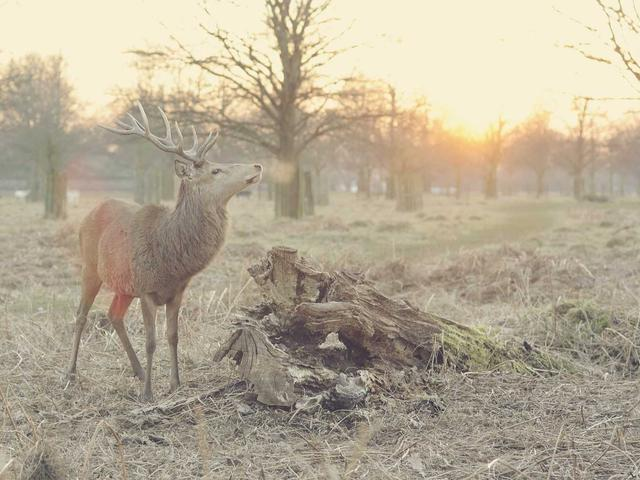
#> input picture testimg/city.jpg, 640 x 480 px; its folder holds only this picture in this run
$ python requant_deeplab.py
#> lines starting #> are read from the running program, lines starting #| are printed output that depends on the picture
### paths.py
"""Path resolution for the CNN zoo scripts.

Nothing that is large or third-party is committed to this repo. Those pieces
are resolved at runtime, relative to the repo root by default:

    <parent>/                     <- holds the SDK snapshot (sibling layout)
      RyzenAI-SW-1.7.1/           AMD SDK: official models + xclbins
      hf_models/                  third-party ONNX (MobileNetV2, RetinaFace)
      realsrgan256/               Real-ESRGAN ONNX
      models_src/                 RCAN ONNX
      cnn_zoo/                    <- THIS REPO
        fp32/  int8/              weights fetched by tools/fetch_models.py

You can also drop the SDK directory *inside* this repo instead of beside it;
both layouts are detected. Override entirely with ``AMD_NPU_HOME``:

    set AMD_NPU_HOME=D:\\sdks\\RyzenAI

The runtime install path is separate and defaults to the standard Windows
location; override with ``RYZEN_AI_INSTALL``.
"""
import os
from pathlib import Path

#: this repo (the cnn_zoo directory)
REPO = Path(__file__).resolve().parent


def _ext_root():
    """Where the AMD SDK snapshot and third-party models live.

    Resolution order:
      1. $AMD_NPU_HOME if set
      2. a sibling ``RyzenAI-SW-<ver>/`` next to this repo
      3. a ``RyzenAI-SW-<ver>/`` nested inside this repo
      4. sibling (best guess when nothing is downloaded yet)
    """
    env = os.environ.get("AMD_NPU_HOME")
    if env:
        return Path(env).expanduser().resolve()
    ver = os.environ.get("RYZEN_AI_SW_VER", "1.7.1")
    for cand in (REPO.parent, REPO):
        if (cand / ("RyzenAI-SW-%s" % ver)).is_dir():
            return cand.resolve()
    return REPO.parent


#: root holding RyzenAI-SW-<ver>/, hf_models/, realsrgan256/, models_src/
EXT = _ext_root()


#: RyzenAI runtime install
INSTALL = Path(os.environ.get("RYZEN_AI_INSTALL") or r"C:\Program Files\RyzenAI\1.7.1")

VOE = INSTALL / "voe-4.0-win_amd64"
XCLBIN_DIR = VOE / "xclbins" / "phoenix"

#: SDK snapshot version directory to use under EXT
SW_VER = os.environ.get("RYZEN_AI_SW_VER", "1.7.1")


def xclbin(tile="4x4"):
    """Full path to a Phoenix xclbin: xclbin('4x4') / xclbin('1x4')."""
    return str(XCLBIN_DIR / ("%s.xclbin" % tile))


def sdk(*rel):
    """Path inside the RyzenAI-SW snapshot, e.g. sdk('CNN-examples', 'models')."""
    return str(EXT / ("RyzenAI-SW-%s" % SW_VER) / Path(*rel))


def ext(*rel):
    """Path inside the third-party model root, e.g. ext('hf_models', 'x.onnx')."""
    return str(EXT / Path(*rel))


def have(p):
    """True if the path exists (models are optional, never hard-fail on them)."""
    return Path(p).exists()


def missing(*paths):
    """Subset of paths that do not exist, for startup warnings."""
    return [p for p in paths if not Path(p).exists()]

### quantize_all.py
"""用 amd-quark 把候选 CNN 模型量化成 XINT8（可上 NPU 的格式）。"""
import os, sys, time, random, json
import numpy as np
from pathlib import Path
from PIL import Image
Image.MAX_IMAGE_PIXELS = None

import paths as P

ROOT = Path(__file__).resolve().parent
FP32 = ROOT / "fp32"
INT8 = ROOT / "int8"
INT8.mkdir(exist_ok=True)

# ---------- 素材 ----------
# Bundled samples first; any extra calibration dirs you drop under the SDK
# root are picked up automatically (see paths.py for where that root is).
SRC_DIRS = [
    ROOT / "testimg",
    P.EXT / "yolo_official" / "calib_images",
    P.EXT / "realsrgan256" / "assets",
    P.EXT / "winml_resnet" / "images",
]
IMAGES = []
for d in SRC_DIRS:
    if d.exists():
        for p in sorted(d.iterdir()):
            if p.suffix.lower() in (".jpg", ".jpeg", ".png") and p.stat().st_size > 5000:
                IMAGES.append(p)
print(f"[calib] source images: {len(IMAGES)}")

IMAGENET_MEAN = np.array([0.485, 0.456, 0.406], dtype=np.float32)
IMAGENET_STD = np.array([0.229, 0.224, 0.225], dtype=np.float32)


def _load_variants(size, n):
    """从本地素材生成 n 个 (3,size,size) float32 RGB 变体（随机裁切/翻转/缩放）。"""
    rnd = random.Random(1234)
    out = []
    if not IMAGES:
        raise RuntimeError("no calibration images")
    for i in range(n):
        p = IMAGES[i % len(IMAGES)]
        try:
            im = Image.open(p).convert("RGB")
        except Exception:
            continue
        w, h = im.size
        # 随机 crop 一个方形区域再 resize，模拟不同尺度
        s = int(min(w, h) * rnd.uniform(0.6, 1.0))
        x = rnd.randint(0, max(0, w - s))
        y = rnd.randint(0, max(0, h - s))
        im = im.crop((x, y, x + s, y + s)).resize((size, size), Image.BILINEAR)
        if rnd.random() < 0.5:
            im = im.transpose(Image.FLIP_LEFT_RIGHT)
        a = np.asarray(im, dtype=np.float32) / 255.0
        out.append(a)
    return out


def pre_seg(size, n):
    xs = _load_variants(size, n)
    return [((x - IMAGENET_MEAN) / IMAGENET_STD).transpose(2, 0, 1)[None].astype(np.float32) for x in xs]


# [4 lines left out: function pre_unit, not called in this run]


class ListReader:
    def __init__(self, name, samples):
        self.name, self.samples, self.i = name, samples, 0

    # [6 lines left out: function get_next, not called in this run]

    def rewind(self):
        self.i = 0


MODELS = [
    # (nick, fp32 rel path, input_name, size, preprocess, 校准样本数)
    ("lraspp_seg", "lraspp_mobilenet_v3_large_512.onnx", "input", 512, pre_seg, 16),
    ("deeplabv3_seg", "deeplabv3_mobilenet_v3_large_512.onnx", "input", 512, pre_seg, 16),
    ("modnet_matting", "modnet_fp32_static.onnx", "input", 512, pre_unit, 16),
    ("animeganv2", "animeganv2_fp32_static.onnx", "input_image", 512, pre_unit, 16),
]

only = sys.argv[1:] if len(sys.argv) > 1 else None

for nick, fname, iname, size, pre_fn, n in MODELS:
    if only and nick not in only:
        continue
    src = FP32 / fname
    dst = INT8 / f"{nick}_XINT8.onnx"
    if not src.exists():
        print(f"[skip] {nick}: {src} missing")
        continue
    print(f"\n===== {nick} =====  src={src.name}")
    t0 = time.time()
    try:
        samples = pre_fn(size, n)
        reader = ListReader(iname, samples)
        from quark.onnx import ModelQuantizer
        from quark.onnx.quantization.config import Config, get_default_config

        quant_config = get_default_config("XINT8")
        # 默认 MinMSE 阈值搜索在小数据上极慢（>1h），改用 NonOverflow（power-of-two）快速标定
        try:
            from quark.onnx.calibration.methods import PowerOfTwoMethod
            quant_config.calibrate_method = PowerOfTwoMethod.NonOverflow
        except Exception:
            quant_config.calibrate_method = 0
        try:
            quant_config.enable_npu_cnn = True
        except Exception:
            pass
        config = Config(global_quant_config=quant_config)
        quantizer = ModelQuantizer(config)
        quantizer.quantize_model(str(src), str(dst), reader)
        dt = time.time() - t0
        ok = dst.exists() and dst.stat().st_size > 1000
        print(f"[done] {nick} -> {dst.name}  {dst.stat().st_size/1e6:.1f}MB  {dt:.1f}s  ok={ok}")
    except Exception as e:
        import traceback
        print(f"[FAIL] {nick}: {type(e).__name__}: {str(e)[:300]}")
        traceback.print_exc(limit=3)
print("\nALL DONE")

### requant_deeplab.py
"""minMSE 重新标定 DeepLabV3 与 MODNet 的对比脚本（后台跑）。"""
import os, sys, time
sys.path.insert(0, os.path.dirname(os.path.abspath(__file__)))
from pathlib import Path
from quantize_all import ListReader, pre_seg, ROOT
from quark.onnx import ModelQuantizer
from quark.onnx.quantization.config import Config, get_default_config

src = ROOT / "fp32" / "deeplabv3_mobilenet_v3_large_512.onnx"
dst = ROOT / "int8" / "deeplabv3_seg_XINT8_MSE.onnx"
reader = ListReader("input", pre_seg(512, 16))
#> in _load_variants, im is the input picture: PIL image 640x480 RGB; mean R, G, B 181.1, 170, 148.7
#> in _load_variants, `im = im.crop((x, y, x + s, y + s)).resize((size, size), Image.BILINEAR)`:
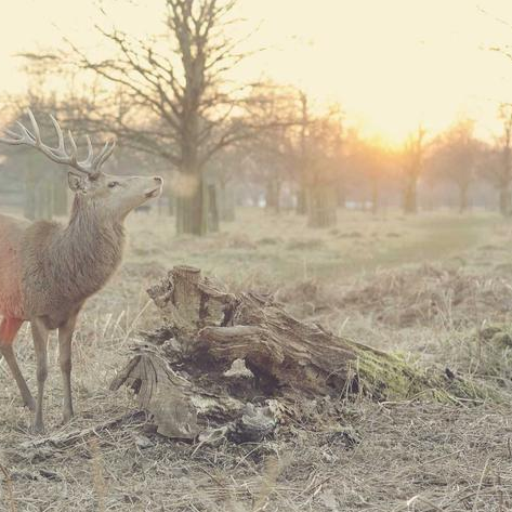
#> im: PIL image 512x512 RGB; mean R, G, B 180.1, 168.3, 146.7
#> in _load_variants, `im = im.transpose(Image.FLIP_LEFT_RIGHT)`:
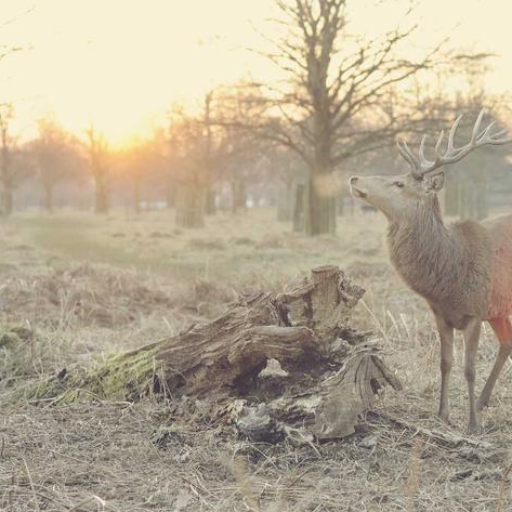
#> im: PIL image 512x512 RGB; mean R, G, B 180.1, 168.3, 146.7
#> (the run stopped early here; a loop or call above may not have finished)
